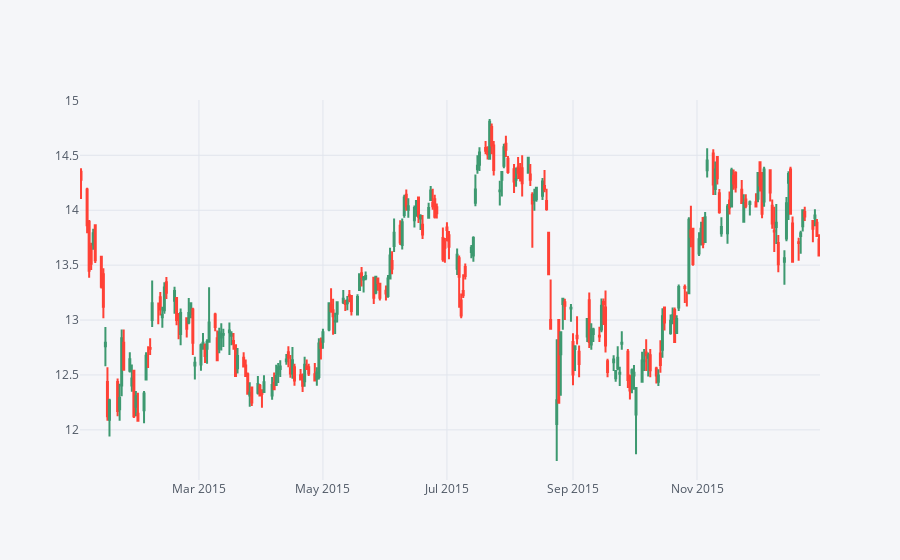

The notebook cell saved with this chart:
### Markdown cell above
** Use .iplot(kind='candle) to create a candle plot of Bank of America's stock from Jan 1st 2015 to Jan 1st 2016.**

### Code cell
bac15 = BAC[['Open', 'High', 'Low', 'Close']].loc['2015-01-01':'2016-01-01']
bac15.iplot(kind='candle')

### Figure 1 — Plotly figure (JSON) as saved in the notebook; plotly's stock layout.template omitted (floating-point values rounded to 4 significant figures; data arrays with more than 128 entries replaced by an {"elided": "..."} marker saying what was removed)
{"data": [{"close": {"elided": "252 float values"}, "high": {"elided": "252 float values"}, "low": {"elided": "252 float values"}, "open": {"elided": "252 float values"}, "showlegend": false, "type": "candlestick", "x": {"elided": "252 str values"}, "yaxis": "y2"}], "layout": {"legend": {"bgcolor": "#F5F6F9", "font": {"color": "#4D5663"}}, "paper_bgcolor": "#F5F6F9", "plot_bgcolor": "#F5F6F9", "title": {"font": {"color": "#4D5663"}}, "xaxis": {"gridcolor": "#E1E5ED", "rangeslider": {"visible": false}, "showgrid": true, "tickfont": {"color": "#4D5663"}, "title": {"font": {"color": "#4D5663"}, "text": ""}, "zerolinecolor": "#E1E5ED"}, "yaxis": {"gridcolor": "#E1E5ED", "showgrid": true, "showticklabels": false, "tickfont": {"color": "#4D5663"}, "title": {"font": {"color": "#4D5663"}, "text": ""}, "zerolinecolor": "#E1E5ED"}, "yaxis2": {"gridcolor": "#E1E5ED", "showgrid": true, "tickfont": {"color": "#4D5663"}, "title": {"font": {"color": "#4D5663"}, "text": ""}, "zerolinecolor": "#E1E5ED"}}}
